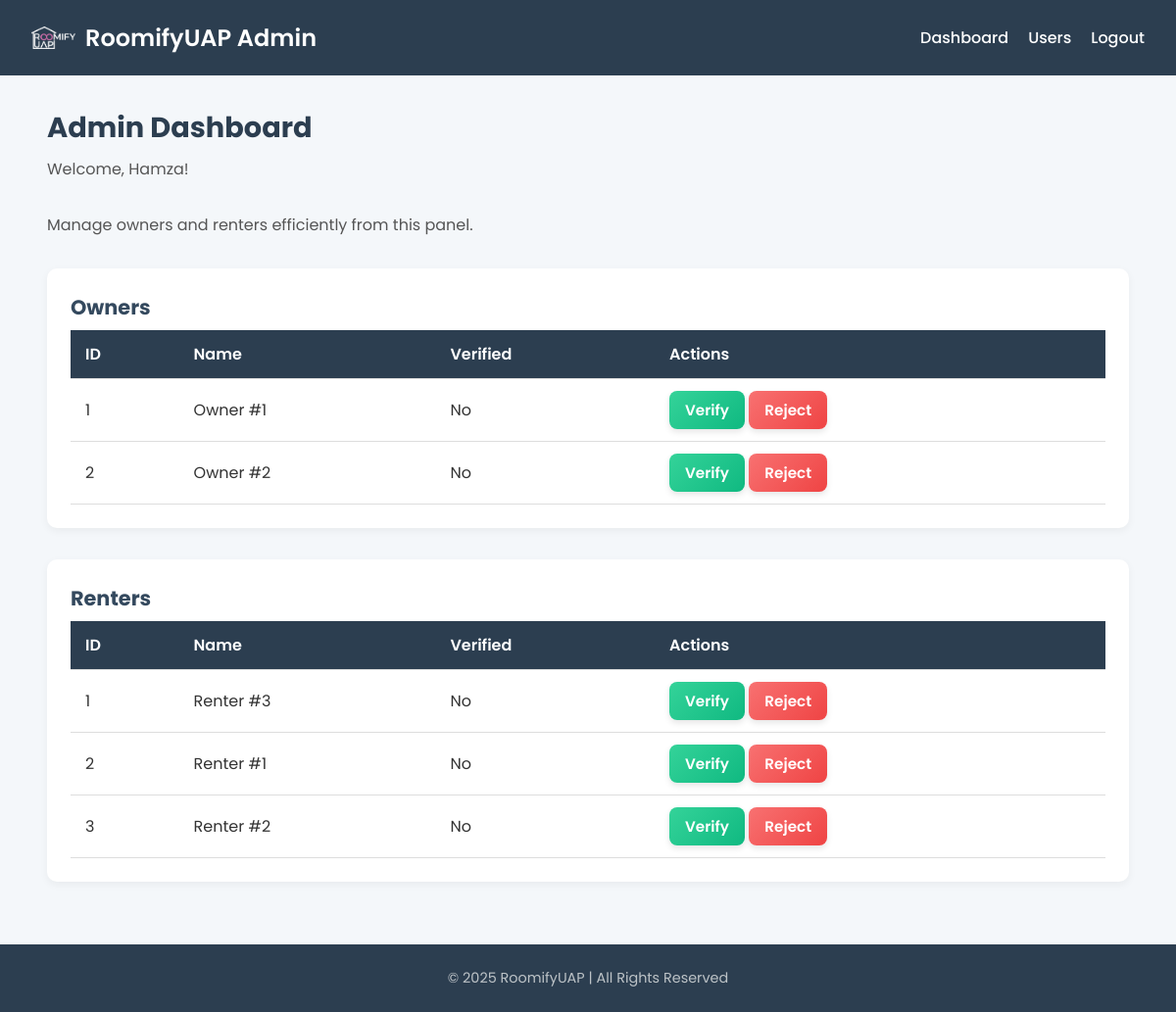
/dashboard/admin/ (signed in), run on the app's committed database.
### roomify_uap_app/models.py (models this page shows)
class Owner(models.Model):
    user = models.OneToOneField(User, on_delete=models.CASCADE)
    is_verified = models.BooleanField(default=False)

class Renter(models.Model):
    user = models.OneToOneField(User, on_delete=models.CASCADE)
    is_verified = models.BooleanField(default=False)

### roomify_uap_app/views.py (the view)
# urls.py: path('dashboard/admin/', views.admin_dashboard, name='admin_dashboard'),
@staff_member_required(login_url='admin_login')
def admin_dashboard(request):
    owners = Owner.objects.all()
    renters = Renter.objects.all()
    admin_user = request.user
    print("Owners in DB:", owners)
    print("Renters in DB:", renters)
    return render(request, 'admin_dashboard.html', {
        'owners': owners,
        'renters': renters,
        'admin_user': admin_user
    })

### roomify_uap_app/templates/admin_dashboard.html (shortened to what this page needs)
{% load static %}
<!DOCTYPE html>
<html lang="en">
  <head>
    <link rel="stylesheet" href="{% static 'css/admin_dashboard_styles.css' %}" />
  </head>
  <body>
    <header>
      <div class="logo-container">
        <img src="{% static 'images/ROOMIFY.png' %}" alt="Roomify Logo" class="logo" />
        <h1>RoomifyUAP Admin</h1>
      </div>
      <nav>
        <a href="{% url 'admin_dashboard' %}">Dashboard</a>
        <a href="{% url 'view_users' %}">Users</a>
        <a href="{% url 'admin_logout' %}">Logout</a>
      </nav>
    </header>
    <main>
      <section class="dashboard-content">
        <h2>Admin Dashboard</h2>
        <p>Welcome, {{ admin_user.last_name|default:admin_user.username }}!</p>
        <p>Manage owners and renters efficiently from this panel.</p>
        <div class="table-section">
          <h3>Owners</h3>
          <table>
            <thead>
              <tr>
                <th>ID</th>
                <th>Name</th>
                <th>Verified</th>
                <th>Actions</th>
              </tr>
            </thead>
            <tbody>
              {% if owners %}
                {% for owner in owners %}
                  <tr>
                    <td>{{ owner.id }}</td>
                    <td>{{ owner.user.get_full_name|default:owner.user.username }}</td>
                    <td>{{ owner.is_verified|yesno:'Yes,No' }}</td>
                    <td>
                      <form method="POST" action="{% url 'verify_user' owner.id 'owner' %}" style="display:inline;">
                        <button type="submit" class="verify-btn">Verify</button>
                      </form>
                      <form method="POST" action="{% url 'reject_user' owner.id 'owner' %}" style="display:inline;">
                        <button type="submit" class="reject-btn">Reject</button>
                      </form>
                    </td>
                  </tr>
                {% endfor %}
              {% else %}
                <tr>
                  <td colspan="4">No owners found.</td>
                </tr>
              {% endif %}
            </tbody>
          </table>
        </div>
        <div class="table-section">
          <h3>Renters</h3>
          <table>
            <thead>
              <tr>
                <th>ID</th>
                <th>Name</th>
                <th>Verified</th>
                <th>Actions</th>
              </tr>
            </thead>
            <tbody>
              {% if renters %}
                {% for renter in renters %}
                  <tr>
                    <td>{{ renter.id }}</td>
                    <td>{{ renter.user.get_full_name|default:renter.user.username }}</td>
                    <td>{{ renter.is_verified|yesno:'Yes,No' }}</td>
                    <td>
                      <form method="POST" action="{% url 'verify_user' renter.id 'renter' %}" style="display:inline;">
                        <button type="submit" class="verify-btn">Verify</button>
                      </form>
                      <form method="POST" action="{% url 'reject_user' renter.id 'renter' %}" style="display:inline;">
                        <button type="submit" class="reject-btn">Reject</button>
                      </form>
                    </td>
                  </tr>
                {% endfor %}
              {% else %}
                <tr>
                  <td colspan="4">No renters found.</td>
                </tr>
              {% endif %}
            </tbody>
          </table>
        </div>
      </section>
    </main>
    <footer>
      <div class="footer-bottom">© 2025 RoomifyUAP | All Rights Reserved</div>
    </footer>
  </body>
</html>

### roomify_uap_app/static/css/admin_dashboard_styles.css (style rules this page uses)
* { margin: 0; padding: 0; box-sizing: border-box; font-family: "Poppins", sans-serif; }
body { background-color: #f4f7fa; color: #333; display: flex; flex-direction: column; min-height: 100vh; }
header { background-color: #2c3e50; color: white; padding: 1rem 2rem; display: flex; justify-content: space-between; align-items: center; flex-wrap: wrap; }
.logo-container { display: flex; align-items: center; gap: 10px; }
.logo { width: 45px; height: 45px; object-fit: contain; }
header h1 { font-size: 1.5rem; font-weight: 600; }
nav { display: flex; flex-wrap: wrap; gap: 20px; }
nav a { color: white; text-decoration: none; font-weight: 500; transition: color 0.2s ease-in-out; }
main { flex: 1; padding: 2rem 3rem; }
.dashboard-content h2 { font-size: 1.8rem; color: #2c3e50; margin-bottom: 0.5rem; }
.dashboard-content p { margin-bottom: 2rem; color: #555; }
.table-section { background: #fff; border-radius: 10px; padding: 1.5rem; box-shadow: 0 3px 8px rgba(0, 0, 0, 0.05); margin-bottom: 2rem; }
.table-section h3 { color: #34495e; font-size: 1.3rem; margin-bottom: 0.5rem; }
table { width: 100%; border-collapse: collapse; text-align: left; }
th, td { padding: 12px 15px; border-bottom: 1px solid #ddd; }
th { background-color: #2c3e50; color: white; font-weight: 600; }
footer { background-color: #2c3e50; color: #ecf0f1; text-align: center; padding: 1.5rem 1rem; font-size: 0.9rem; margin-top: auto; }
.footer-bottom { color: #bdc3c7; }
button.verify-btn { background: linear-gradient(135deg, #34d399, #10b981); color: white; border: none; border-radius: 8px; padding: 8px 16px; font-weight: 600; font-size: 0.95rem; cursor: pointer; transition: all 0.3s ease; box-shadow: 0 3px 6px rgba(0,0,0,0.1); }
button.reject-btn { background: linear-gradient(135deg, #f87171, #ef4444); color: white; border: none; border-radius: 8px; padding: 8px 16px; font-weight: 600; font-size: 0.95rem; cursor: pointer; transition: all 0.3s ease; box-shadow: 0 3px 6px rgba(0,0,0,0.1); }

### data on the page
Owner: id "1", user.get_full_name "Owner #1", is_verified "No"
Owner: id "2", user.get_full_name "Owner #2", is_verified "No"
Renter: id "1", user.get_full_name "Renter #3", is_verified "No"
Renter: id "2", user.get_full_name "Renter #1", is_verified "No"
Renter: id "3", user.get_full_name "Renter #2", is_verified "No"

### other printed values
{{ admin_user.last_name|default:admin_user.username }} "Hamza"
